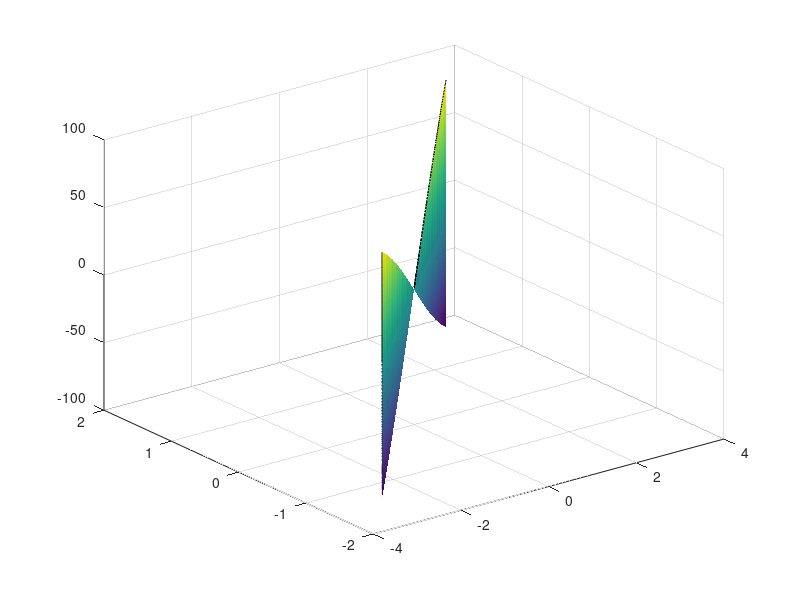
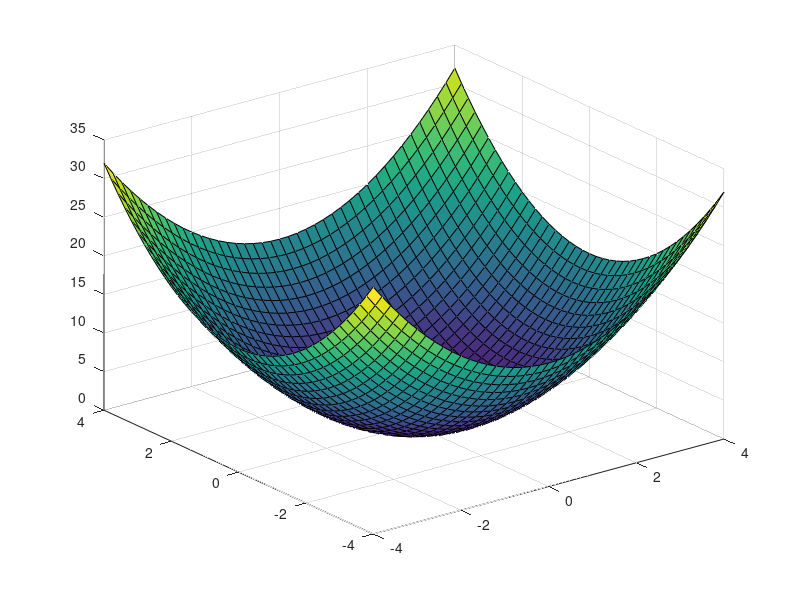

MATLAB code for these plots, in order:
clear;
clc;

N = 1000;
d0 = 25;
d = sqrt(4*4+32*32);
phi = atan2(1,8);
n = 4;

theta6 = zeros(N,N);
theta7 = zeros(N,N);
dL = zeros(N,N);
% dtheta_mo = zeros(N,N);

for i = 1:N
    for j = 1:N
        theta6(j,i) = -pi + 2 * pi / N * (i-1);
        theta7(j,i) = -pi/2 + pi / N * (i-1);
%         dL(k,j) = d * n * sin(phi-deg2rad(theta6(k,j))) * sin(deg2rad(theta7(k,j)/2));
%         dtheta_mo(j) = rad2deg(2 * n * d / d0 * sin(phi-deg2rad(theta6(j)));
    end
end

for i = 1:N
    for j = 1:N
        dL(j,i) = d * n * sin(phi-theta6(i,j)) * sin(theta7(i,i)/2);
    end
end

figure;
surf(theta6, theta7, dL);

figure;
[x, y] = meshgrid(-4:0.2:4);
z = x.^2 + y.^2;
figure
surf(x, y, z);

